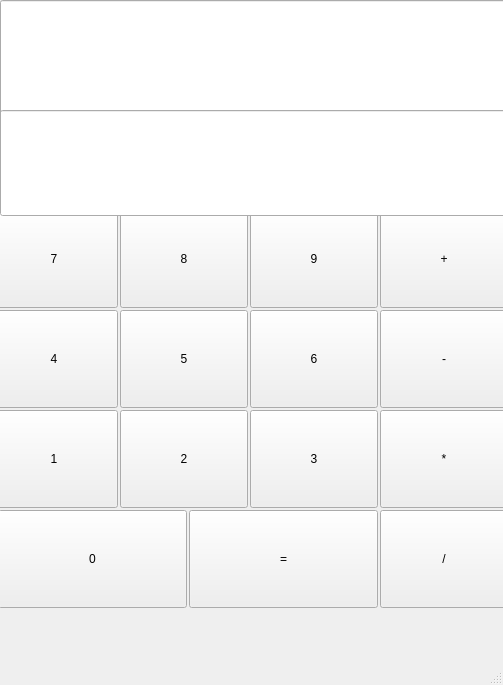
<?xml version="1.0" encoding="UTF-8"?>
<ui version="4.0">
 <class>Calculator</class>
 <widget class="QMainWindow" name="Calculator">
  <property name="geometry">
   <rect>
    <x>0</x>
    <y>0</y>
    <width>503</width>
    <height>685</height>
   </rect>
  </property>
  <property name="windowTitle">
   <string>MainWindow</string>
  </property>
  <property name="styleSheet">
   <string notr="true">font: 18pt &quot;Gotham Pro Black&quot;;
margin:0;</string>
  </property>
  <widget class="QWidget" name="centralwidget501">
   <widget class="QPushButton" name="pushButton501">
    <property name="geometry">
     <rect>
      <x>-10</x>
      <y>210</y>
      <width>128</width>
      <height>98</height>
     </rect>
    </property>
    <property name="text">
     <string>7</string>
    </property>
   </widget>
   <widget class="QPushButton" name="pushButton_502">
    <property name="geometry">
     <rect>
      <x>380</x>
      <y>310</y>
      <width>128</width>
      <height>98</height>
     </rect>
    </property>
    <property name="text">
     <string>-</string>
    </property>
   </widget>
   <widget class="QPushButton" name="pushButton_503">
    <property name="geometry">
     <rect>
      <x>-10</x>
      <y>310</y>
      <width>128</width>
      <height>98</height>
     </rect>
    </property>
    <property name="text">
     <string>4</string>
    </property>
   </widget>
   <widget class="QPushButton" name="pushButton_504">
    <property name="geometry">
     <rect>
      <x>250</x>
      <y>410</y>
      <width>128</width>
      <height>98</height>
     </rect>
    </property>
    <property name="text">
     <string>3</string>
    </property>
   </widget>
   <widget class="QPushButton" name="pushButton_505">
    <property name="geometry">
     <rect>
      <x>189</x>
      <y>510</y>
      <width>189</width>
      <height>98</height>
     </rect>
    </property>
    <property name="text">
     <string>=</string>
    </property>
   </widget>
   <widget class="QPushButton" name="pushButton_506">
    <property name="geometry">
     <rect>
      <x>120</x>
      <y>310</y>
      <width>128</width>
      <height>98</height>
     </rect>
    </property>
    <property name="text">
     <string>5</string>
    </property>
   </widget>
   <widget class="QPushButton" name="pushButton_507">
    <property name="geometry">
     <rect>
      <x>250</x>
      <y>310</y>
      <width>128</width>
      <height>98</height>
     </rect>
    </property>
    <property name="text">
     <string>6</string>
    </property>
   </widget>
   <widget class="QPushButton" name="pushButton_508">
    <property name="geometry">
     <rect>
      <x>120</x>
      <y>210</y>
      <width>128</width>
      <height>98</height>
     </rect>
    </property>
    <property name="text">
     <string>8</string>
    </property>
   </widget>
   <widget class="QPushButton" name="pushButton_509">
    <property name="geometry">
     <rect>
      <x>380</x>
      <y>410</y>
      <width>128</width>
      <height>98</height>
     </rect>
    </property>
    <property name="text">
     <string>*</string>
    </property>
   </widget>
   <widget class="QPushButton" name="pushButton_512">
    <property name="geometry">
     <rect>
      <x>-10</x>
      <y>410</y>
      <width>128</width>
      <height>98</height>
     </rect>
    </property>
    <property name="text">
     <string>1</string>
    </property>
   </widget>
   <widget class="QPushButton" name="pushButton_511">
    <property name="geometry">
     <rect>
      <x>380</x>
      <y>510</y>
      <width>128</width>
      <height>98</height>
     </rect>
    </property>
    <property name="text">
     <string>/</string>
    </property>
   </widget>
   <widget class="QPushButton" name="pushButton_513">
    <property name="geometry">
     <rect>
      <x>-2</x>
      <y>510</y>
      <width>189</width>
      <height>98</height>
     </rect>
    </property>
    <property name="text">
     <string>0</string>
    </property>
   </widget>
   <widget class="QPushButton" name="pushButton_514">
    <property name="geometry">
     <rect>
      <x>120</x>
      <y>410</y>
      <width>128</width>
      <height>98</height>
     </rect>
    </property>
    <property name="text">
     <string>2</string>
    </property>
   </widget>
   <widget class="QPushButton" name="pushButton_515">
    <property name="geometry">
     <rect>
      <x>250</x>
      <y>210</y>
      <width>128</width>
      <height>98</height>
     </rect>
    </property>
    <property name="text">
     <string>9</string>
    </property>
   </widget>
   <widget class="QPushButton" name="pushButton_510">
    <property name="geometry">
     <rect>
      <x>380</x>
      <y>210</y>
      <width>128</width>
      <height>98</height>
     </rect>
    </property>
    <property name="text">
     <string>+</string>
    </property>
   </widget>
   <widget class="QLineEdit" name="lineEdit501">
    <property name="geometry">
     <rect>
      <x>0</x>
      <y>0</y>
      <width>511</width>
      <height>121</height>
     </rect>
    </property>
   </widget>
   <widget class="QLineEdit" name="lineEdit_502">
    <property name="geometry">
     <rect>
      <x>0</x>
      <y>110</y>
      <width>511</width>
      <height>106</height>
     </rect>
    </property>
   </widget>
  </widget>
  <widget class="QMenuBar" name="menubar500">
   <property name="geometry">
    <rect>
     <x>0</x>
     <y>0</y>
     <width>503</width>
     <height>40</height>
    </rect>
   </property>
  </widget>
  <widget class="QStatusBar" name="statusbar"/>
 </widget>
 <resources/>
 <connections/>
</ui>
